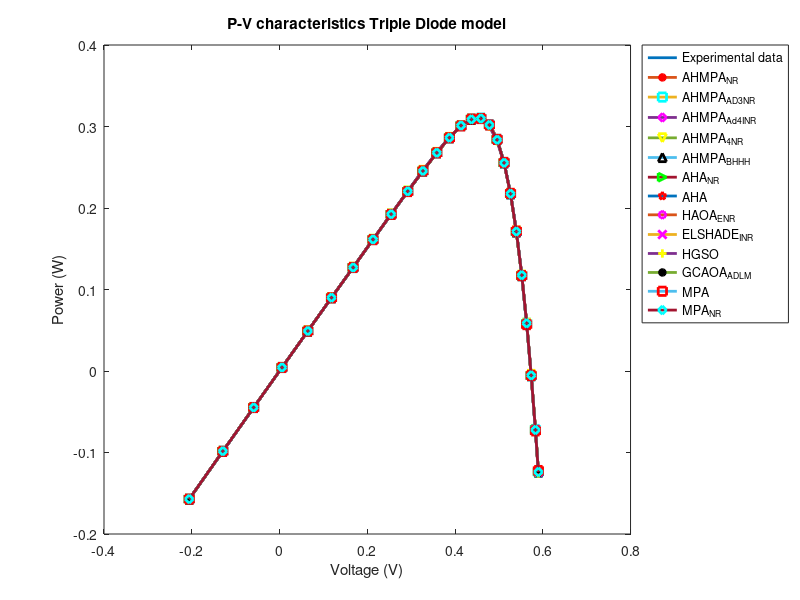

MATLAB code to generate this figure:

p1=[...
-0.2057	0.764	7.64E-01	7.64E-01	7.64E-01	7.66E-01	7.64E-01	9.70E-01	7.64E-01	7.64E-01	0.764	0.76400152	7.63E-01	0.764	7.64E-01	7.64E-01
-0.1291	0.762	7.62E-01	7.62E-01	7.62E-01	7.65E-01	7.62E-01	9.25E-01	7.62E-01	7.63E-01	0.762	0.762060827	7.63E-01	0.762	7.63E-01	7.62E-01
-0.0588	0.7605	7.61E-01	7.61E-01	7.61E-01	7.63E-01	7.61E-01	8.83E-01	7.61E-01	7.61E-01	0.7605	0.760582508	7.62E-01	0.7605	7.62E-01	7.61E-01
0.0057	0.7605	7.61E-01	7.61E-01	7.61E-01	7.62E-01	7.60E-01	8.45E-01	7.60E-01	7.60E-01	0.7605	0.760468108	7.61E-01	0.7605	7.60E-01	7.61E-01
0.0646	0.76	7.60E-01	7.60E-01	7.60E-01	7.61E-01	7.60E-01	8.11E-01	7.60E-01	7.59E-01	0.76	0.759912061	7.61E-01	0.76	7.59E-01	7.60E-01
0.1185	0.759	7.59E-01	7.59E-01	7.59E-01	7.60E-01	7.59E-01	7.79E-01	7.59E-01	7.58E-01	0.759	0.758912653	7.60E-01	0.759	7.58E-01	7.59E-01
0.1678	0.757	7.57E-01	7.57E-01	7.57E-01	7.59E-01	7.57E-01	7.50E-01	7.57E-01	7.57E-01	0.757	0.757016107	7.59E-01	0.757	7.57E-01	7.57E-01
0.2132	0.757	7.57E-01	7.57E-01	7.57E-01	7.58E-01	7.57E-01	7.23E-01	7.57E-01	7.56E-01	0.757	0.756923839	7.59E-01	0.757	7.56E-01	7.57E-01
0.2545	0.7555	7.56E-01	7.56E-01	7.56E-01	7.57E-01	7.56E-01	6.99E-01	7.55E-01	7.55E-01	0.7555	0.75546638	7.58E-01	0.7555	7.55E-01	7.56E-01
0.2924	0.754	7.54E-01	7.54E-01	7.54E-01	7.55E-01	7.54E-01	6.77E-01	7.54E-01	7.54E-01	0.754	0.753971632	7.56E-01	0.754	7.53E-01	7.54E-01
0.3269	0.7505	7.51E-01	7.51E-01	7.51E-01	7.53E-01	7.51E-01	6.56E-01	7.51E-01	7.51E-01	0.7505	0.750587691	7.54E-01	0.7505	7.51E-01	7.51E-01
0.3585	0.7465	7.47E-01	7.47E-01	7.47E-01	7.48E-01	7.47E-01	6.37E-01	7.47E-01	7.47E-01	0.7465	0.746579893	7.49E-01	0.7465	7.47E-01	7.47E-01
0.3873	0.7385	7.39E-01	7.39E-01	7.39E-01	7.40E-01	7.39E-01	6.20E-01	7.39E-01	7.40E-01	0.7385	0.738650526	7.41E-01	0.7385	7.39E-01	7.39E-01
0.4137	0.728	7.28E-01	7.28E-01	7.28E-01	7.27E-01	7.28E-01	6.03E-01	7.28E-01	7.27E-01	0.728	0.727930894	7.27E-01	0.728	7.27E-01	7.28E-01
0.4373	0.7065	7.07E-01	7.07E-01	7.07E-01	7.06E-01	7.06E-01	5.87E-01	7.07E-01	7.07E-01	0.7065	0.706537938	7.05E-01	0.7065	7.07E-01	7.06E-01
0.459	0.6755	6.75E-01	6.76E-01	6.76E-01	6.74E-01	6.75E-01	5.70E-01	6.75E-01	6.75E-01	0.6755	0.675474135	6.72E-01	0.6755	6.75E-01	6.75E-01
0.4784	0.632	6.32E-01	6.32E-01	6.32E-01	6.29E-01	6.32E-01	5.52E-01	6.32E-01	6.31E-01	0.632	0.631879753	6.27E-01	0.632	6.31E-01	6.31E-01
0.496	0.573	5.73E-01	5.73E-01	5.73E-01	5.70E-01	5.73E-01	5.30E-01	5.73E-01	5.72E-01	0.573	0.572900712	5.68E-01	0.573	5.73E-01	5.72E-01
0.5119	0.499	4.99E-01	4.99E-01	4.99E-01	4.98E-01	4.99E-01	5.04E-01	4.99E-01	5.00E-01	0.499	0.499065621	4.97E-01	0.499	5.00E-01	4.99E-01
0.5265	0.413	4.14E-01	4.13E-01	4.13E-01	4.13E-01	4.13E-01	4.75E-01	4.13E-01	4.14E-01	0.413	0.413068569	4.13E-01	0.413	4.14E-01	4.13E-01
0.5398	0.3165	3.17E-01	3.17E-01	3.17E-01	3.18E-01	3.16E-01	4.41E-01	3.17E-01	3.18E-01	0.3165	0.316600025	3.19E-01	0.3165	3.18E-01	3.17E-01
0.5521	0.212	2.13E-01	2.12E-01	2.12E-01	2.13E-01	2.12E-01	4.04E-01	2.12E-01	2.12E-01	0.212	0.212013132	2.15E-01	0.212	2.12E-01	2.13E-01
0.5633	0.1035	1.04E-01	1.04E-01	1.04E-01	1.04E-01	1.03E-01	3.66E-01	1.03E-01	1.02E-01	0.1035	0.103374998	1.05E-01	0.1035	1.01E-01	1.04E-01
0.5736	-0.01	-9.45E-03	-1.00E-02	-1.00E-02	-7.36E-03	-1.00E-02	3.27E-01	-9.78E-03	-8.77E-03	-0.01	-0.009881458	-6.88E-03	-0.01	-9.42E-03	-9.29E-03
0.5833	-0.123	-1.24E-01	-1.23E-01	-1.23E-01	-1.25E-01	-1.23E-01	2.87E-01	-1.23E-01	-1.26E-01	-0.123	-0.123240177	-1.26E-01	-0.123	-1.26E-01	-1.24E-01
0.59	-0.21	-2.10E-01	-2.10E-01	-2.10E-01	-2.09E-01	-0.210000012	2.57E-01	-2.10E-01	-2.08E-01	-0.21	-0.209846489	-2.13E-01	-0.21	-2.07E-01	-2.10E-01

];

vt=p1(:,1);
It=p1(:,2);

figure;
plot(vt,vt.*It,'LineWidth',2)
col2=['b','g','r','c','m','y','k','b','g','r','m','m','y','k','r','c','m','y','k','b','g','r'];
col1=['x','+','*','s','d','v','^','<','>','p','h','x','+','*','s','d','v','^','<','>','p','h'];

for i=3:length(p1(1,:))
    if i~=8
    hold on
    Ia=p1(:,i);
    plot(vt,vt.*Ia,'Marker',col1(i),'MarkerEdgeColor',col2(i),'MarkerSize',6,'LineWidth',2)
    end
    
end


title('P-V characteristics Triple Diode model')
xlabel('Voltage (V)');
ylabel('Power (W)');
legend('Experimental data','AHMPA_N_R',	'AHMPA_A_D_3_N_R',	'AHMPA_A_d_4_I_N_R',	'AHMPA_4_N_R',	'AHMPA_B_H_H_H',...
    	'AHA_N_R','AHA','HAOA_E_N_R	','ELSHADE_I_N_R',	'HGSO',	'GCAOA_A_D_L_M',...
    'MPA','MPA_N_R','Location','NorthEastOutside');

